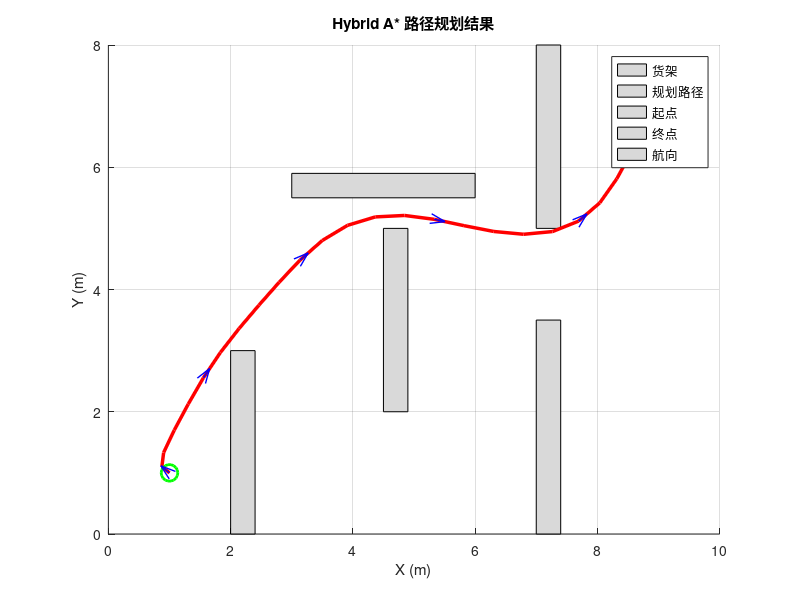

MATLAB code to generate this figure:
%% Hybrid A* 路径规划算法
%  与标准A*的区别: 状态空间从(x,y)扩展为(x,y,θ),
%  后继节点用差速运动基元(5种曲率×进退)生成, 路径天然满足转弯约束
function path = hybrid_astar()
%  注：被 run_all 调用时不执行 close all 以免关闭已有图窗
if nargout == 0, clear; clc; close all; end  % 仅独立运行时清屏关图

%% —— 地图构建 ——
map_w = 10;  map_h = 8;  % 地图尺寸(m)
res   = 0.2;  % 栅格分辨率(m)
cols  = round(map_w / res);  % 栅格列数
rows  = round(map_h / res);  % 栅格行数

obstacles = [  % 货架障碍物 [x1,y1,x2,y2]
    2.0, 0.0, 2.4, 3.0;  % 左货架
    4.5, 2.0, 4.9, 5.0;  % 中左货架
    7.0, 0.0, 7.4, 3.5;  % 右下货架
    7.0, 5.0, 7.4, 8.0;  % 右上货架
    3.0, 5.5, 6.0, 5.9;  % 中部横梁
    ];

obs_map = false(rows, cols);  % 栅格地图，false为空闲
for i = 1:size(obstacles, 1)
    c1 = max(1,   round(obstacles(i,1)/res)+1);
    r1 = max(1,   round(obstacles(i,2)/res)+1);
    c2 = min(cols, round(obstacles(i,3)/res)+1);
    r2 = min(rows, round(obstacles(i,4)/res)+1);
    obs_map(r1:r2, c1:c2) = true;  % 标记占据
end

start_pos = [1.0, 1.0, 0];  % 起点 (x,y,θ)
goal_pos  = [9.0, 7.0, pi/2];  % 终点，航向90°

fprintf('========== Hybrid A* 路径规划 ==========\n');
fprintf('起点 (%.1f, %.1f) -> 终点 (%.1f, %.1f)\n', ...
    start_pos(1), start_pos(2), goal_pos(1), goal_pos(2));

%% —— 搜索参数 ——
step_len = 0.5;  % 运动基元步长(m)
L = 0.52;  % 轮距(m)
curvatures = [-1.11, -0.52, 0, 0.52, 1.11];  % 离散曲率(1/m) —— 对应不同轮速比
n_curv = length(curvatures);
max_iter = 20000;  % 最大迭代次数

%% —— 初始化Open/Close列表 ——
h0 = hypot(goal_pos(1)-start_pos(1), goal_pos(2)-start_pos(2));  % 启发初值(欧氏距离)
OpenList  = [start_pos(1), start_pos(2), start_pos(3), h0, 0, 0, 0];  % [x,y,θ,f,g,parent_idx,action]
CloseList = [];

fprintf('搜索中...\n');

%% —— 主搜索循环 ——
for iter = 1:max_iter
    if isempty(OpenList)
        warning('OpenList 为空, 搜索失败'); path = start_pos; return;
    end

    [~, mi] = min(OpenList(:,4));  % 取f最小节点
    cur = OpenList(mi, :);
    OpenList(mi, :) = [];
    CloseList(end+1, :) = cur; %#ok<AGROW>
    cur_idx = size(CloseList, 1);  % 记录回溯索引

    cx = cur(1); cy = cur(2); ct = cur(3);
    cg = cur(5);  % 当前g值

    if hypot(cx-goal_pos(1), cy-goal_pos(2)) < 0.5  % 距目标<0.5m视为到达
        fprintf('找到路径! 迭代 %d\n', iter);
        path = backtrack(CloseList, start_pos);  % 回溯重建路径
        path = smooth_path(path, 3);  % 三次均值平滑
        fprintf('路径点数: %d, 长度 %.2f m\n', size(path,1), ...
            sum(hypot(diff(path(:,1)), diff(path(:,2)))));
        draw_map(obstacles, path, start_pos, goal_pos, map_w, map_h);
        return;
    end

    for a = 1:n_curv*2  % 10种动作(5曲率×前进/后退)
        if a <= n_curv
            kappa = curvatures(a);  % 前进
            dir = 1;
        else
            kappa = curvatures(a - n_curv);  % 后退
            dir = -1;
        end

        [nx, ny, nt] = step_motion(cx, cy, ct, kappa, step_len, dir);

        if nx < 0 || nx > map_w || ny < 0 || ny > map_h  % 越界
            continue;
        end

        if check_obs(cx, cy, nx, ny, obs_map, res, rows, cols)  % 碰撞
            continue;
        end

        g = cg + step_len;
        if dir == -1
            g = g + step_len * 0.5;  % 倒车加50%代价
        end
        if abs(kappa) > 1e-6
            g = g + 0.1;  % 转弯惩罚
        end
        h = hypot(goal_pos(1)-nx, goal_pos(2)-ny);  % 启发值
        f = g + h;

        if is_in_list(CloseList, nx, ny, nt, 0.15)
            continue;
        end

        oi = find_in_list(OpenList, nx, ny, nt, 0.15);
        if oi > 0
            if f < OpenList(oi, 4)  % 更低代价则更新
                OpenList(oi, :) = [nx, ny, nt, f, g, cur_idx, a];
            end
            continue;
        end

        OpenList(end+1, :) = [nx, ny, nt, f, g, cur_idx, a]; %#ok<AGROW>
    end

    if mod(iter, 2000) == 0  % 每2000轮输出进度
        fprintf('  迭代 %d, Open: %d, Close: %d\n', ...
            iter, size(OpenList,1), size(CloseList,1));
    end
end

warning('达到最大迭代次数, 未找到路径'); path = start_pos;
end

%% 曲率模型运动基元
function [nx, ny, nt] = step_motion(x, y, theta, kappa, step, dir)
    if abs(kappa) < 1e-6  % 直线运动
        nx = x + dir*step*cos(theta);
        ny = y + dir*step*sin(theta);
        nt = theta;
    else  % 圆弧运动
        dtheta = dir * step * kappa;
        nt = theta + dtheta;
        nt = atan2(sin(nt), cos(nt));  % 归一化[-π,π]
        nx = x + dir*step*cos(theta + dtheta/2);  % 中值角度提高精度
        ny = y + dir*step*sin(theta + dtheta/2);
    end
end

%% 路径段碰撞检测(插值采样)
function hit = check_obs(x1, y1, x2, y2, obs_map, res, rows, cols)
    hit = false;
    for t = 0:0.1:1  % 11个采样点
        x = x1 + t*(x2-x1);
        y = y1 + t*(y2-y1);
        c = round(x/res)+1;
        r = round(y/res)+1;
        r = max(1,min(rows,r));
        c = max(1,min(cols,c));
        if obs_map(r,c)
            hit = true;
            return;
        end
    end
end

%% 列表匹配(位置+航向容差)
function found = is_in_list(lst, x, y, theta, tol)
    if isempty(lst)
        found = false;
        return;
    end
    d = hypot(lst(:,1)-x, lst(:,2)-y);  % 位置距离
    a = abs(atan2(sin(lst(:,3)-theta), cos(lst(:,3)-theta)));  % 角度差
    found = any(d < tol & a < 0.1);
end

%% 在列表中查找节点索引
function idx = find_in_list(lst, x, y, theta, tol)
    if isempty(lst)
        idx = 0; return;
    end
    d = hypot(lst(:,1)-x, lst(:,2)-y);
    a = abs(atan2(sin(lst(:,3)-theta), cos(lst(:,3)-theta)));
    idx = find(d < tol & a < 0.1, 1);
    if isempty(idx), idx = 0; end
end

%% 回溯父节点链重建路径
function path = backtrack(CloseList, start_pos)
    cur = size(CloseList, 1);  % 从终点开始
    pts = {};
    for k = 1:size(CloseList, 1)
        pts{end+1} = [CloseList(cur,1), CloseList(cur,2), CloseList(cur,3)]; %#ok<AGROW>
        parent_idx = CloseList(cur, 6);
        if parent_idx == 0  % 回到起点
            break;
        end
        cur = parent_idx;
    end

    pts = flip(pts);  % 翻转使起点在前
    path = cell2mat(pts(:));
end

%% 均值平滑(3点加权)
function sp = smooth_path(p, n)
    sp = p;  % 初始化平滑路径为原始路径
    for pass = 1:n  % 多次平滑迭代
        tmp = sp;  % 暂存上一轮结果
        for i = 2:size(sp,1)-1  % 内部点加权平均(跳过首尾)
            tmp(i,1) = 0.25*sp(i-1,1) + 0.5*sp(i,1) + 0.25*sp(i+1,1);  % X坐标三点加权平滑
            tmp(i,2) = 0.25*sp(i-1,2) + 0.5*sp(i,2) + 0.25*sp(i+1,2);  % Y坐标三点加权平滑
        end
        sp = tmp;  % 更新平滑结果
    end
    for i = 1:size(sp,1)-1  % 由平滑后位置差分计算航向角
        sp(i,3) = atan2(sp(i+1,2)-sp(i,2), sp(i+1,1)-sp(i,1));  % 差分求航向 atan2(dy,dx)
    end
    sp(end,3) = sp(end-1,3);  % 终点航向复制前一点
end

%% 规划结果可视化
function draw_map(obstacles, path, sp, gp, mw, mh)
    figure('Color','w','Position',[100,100,800,500]);  % 创建白色背景图窗
    hold on;  % 开启图形保持
    for i = 1:size(obstacles,1)  % 遍历所有障碍物(货架)
        x1=obstacles(i,1); y1=obstacles(i,2);  % 货架左下角坐标
        x2=obstacles(i,3); y2=obstacles(i,4);  % 货架右上角坐标
        fill([x1 x2 x2 x1],[y1 y1 y2 y2],[0.85 0.85 0.85],'EdgeColor','k');  % 灰色填充货架矩形
    end
    plot(path(:,1),path(:,2),'r-','LineWidth',2.5);  % 红色粗线: 规划路径
    plot(sp(1),sp(2),'go','MarkerSize',12,'LineWidth',2);  % 绿色圆圈: 起点
    plot(gp(1),gp(2),'rx','MarkerSize',12,'LineWidth',2);  % 红色叉号: 终点
    for i = 1:5:size(path,1)  % 每5个路径点标注航向箭头
        quiver(path(i,1),path(i,2),0.2*cos(path(i,3)),0.2*sin(path(i,3)), ...  % 绘制航向箭头
            'b','LineWidth',1,'MaxHeadSize',0.8);
    end
    grid on; axis equal;  % 开启网格、等比例坐标轴
    xlim([0 mw]); ylim([0 mh]);  % 坐标轴范围限制在地图尺寸内
    xlabel('X (m)'); ylabel('Y (m)');  % 坐标轴标签
    title('Hybrid A* 路径规划结果');  % 图标题
    legend('货架','规划路径','起点','终点','航向','Location','best');  % 图例
    out_dir = fullfile(fileparts(mfilename('fullpath')), '..', 'figures');  % 图片输出目录(向上一级)
    if ~exist(out_dir, 'dir'), mkdir(out_dir); end  % 如目录不存在则创建
    fname = fullfile(out_dir, 'hybrid_astar_result.png');  % 拼接输出文件名
    saveas(gcf, fname);  % 保存当前图窗为PNG
    fprintf('已保存: %s\n', fname);  % 打印保存路径
end
